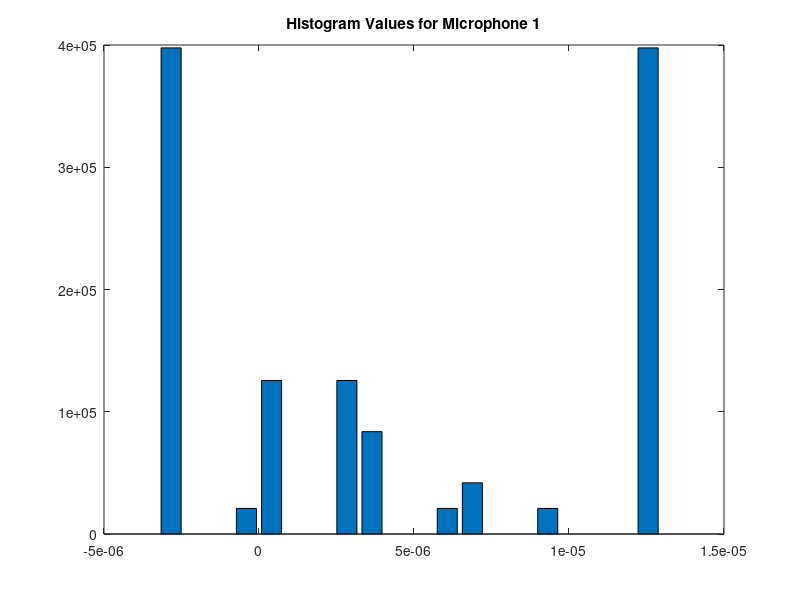

Reproduce this figure in MATLAB. (Note: this script raises an error after producing the figure.)
clear; close all; clc;
%% A1
load('calibration.mat')
close all
% a)
% Average over all vectors
y_avg = sum(y,2)/7;
% Subtract average from measurements
e = y - y_avg;

% b)
% E[y_m,k] = E[\tau_k] + E[d/c] + E[b_m] + E[e_(m,k)]
% E[y_m,k] - E[\tau_k] - E[d/c] =  E[b_m] + 0
% E[e_m,k] = E[b_m];
biases = mean(e); % Expected Values, E[y], for each microphone based on error.

%c) Since b_m is deterministic, the variance of the error is
%going to be the variance of e_(m_k)
vars = diag(var(e));
stds = diag(std(e));
% Notes: When we eventually need to choose wheights for each microphone,
% we should base them on the variance of each of them. Higher variances
% need to be weighed less than higher ones.

%d) choose microphone 1
[N, l] = hist(e(:,1),20);
Wb=l(2)-l(1); % Bin width
Ny = length(e); % Nr of samples
bar(l, N/(Ny*Wb));
title('Histogram Values for Microphone 1')

%% A2
load('experiment.mat')
maxiter = 100;
th_hat = zeros(length(y),3);
diagP = zeros(length(y),4);
% initial estimate of theta
th_hat0 = [.1 .6 0];
for k = 1:size(y,1)
    % non linear LS estimate
    [th_hat(k,:),diagP(k,:)] = nls(y(k,:),biases,vars,th_hat0,maxiter,mic_locations);
end
plotresults(th_hat(:,1:2)',diagP(:,1:2),mic_locations')

%% A3
[x_K,diagP_K] = Kalman(eye(2),eye(2),th_hat(:,1:2)',zeros(2),[0.1; 0.6],1.5,7*10^(-7),diagP);

figure(1)
plotresults(x_K,diagP_K,mic_locations')

figure(2)
subplot(211)
plot(x_K(1,:))
hold on
plot(th_hat(:,1))
legend({'KF','NLS'},'Location','northeast')
title('x Positions for the Robot')
hold off
subplot(212)
plot(x_K(2,:))
hold on
plot(th_hat(:,2))
legend({'KF','NLS'},'Location','northeast')
title('y Positions for the Robot')
hold off

%% A4
A = eye(3); B = [0 0 1]'; u = 0.5;
Q = diag([3*10^(-7), 2*10^(-7), 10^(-6)]);
R = vars;
diagPc = zeros(length(y),2);
diagPp = zeros(length(y),2);

% Predicted States
th_p4 = zeros(3,length(y));
% Corrected States
th_c4 = zeros(3,length(y));
% Vector to store values of the Kalman Filter for Question Five.
K = zeros(3,7);

th_0 = [.10;.60;0];
% Pc = zeros(3,3);
Pc = diag([1, 1, 1]);
% First Prediction
th_p4(:,1) = A*th_0 + B*u; % Predicted States
Pp = A*Pc*A' + Q; % Predicted Covariance Matrices
for k = 1:length(y)
    yk_ub = y(k,:)' - biases';
    [th_p4(:,k+1), th_c4(:,k), Pp, Pc] = ekf(yk_ub,Q,R,th_p4(:,k), Pp,mic_locations);
    diagPc(k,:) = [Pc(1,1), Pc(2,2)];
    diagPp(k,:) = [Pp(1,1), Pp(2,2)];
end

figure;
plotresults(th_p4(1:2,1:end-1),diagPp,mic_locations')

figure;
subplot(3,1,1)
plot(1:117, th_p4(1,1:end-1)', 1:117, th_hat(:,1), 'linewidth', 2);
title('x Positions for the Robot', 'fontsize', 16)
legend('EKF', 'NLS', 'fontsize', 14)
xlabel('Time Step [k]','fontsize', 14)
ylabel('x Position [m]', 'fontsize', 14)
subplot(3,1,2)
plot(1:117, th_p4(2,1:end-1)', 1:117, th_hat(:,2), 'linewidth', 2);
title('y Positions for the Robot', 'fontsize', 16)
legend('EKF', 'NLS', 'fontsize', 14)
xlabel('Time Step [k]','fontsize', 14)
ylabel('y Position [m]', 'fontsize', 14)
subplot(3,1,3)
plot(1:117, th_p4(3,1:end-1)', 1:117, th_hat(:,3), 'linewidth', 2);
title('Beep Time Estimates', 'fontsize', 16)
legend('EKF', 'NLS', 'fontsize', 14)
xlabel('Time Step [k]','fontsize', 14)
ylabel('Beep Time [s]','fontsize', 14)
%% Functions
function [x_K,diagP_K] = Kalman(A,C,y,P0,x0,Rscale,Qscale,diagP)
    x = zeros(length(x0),length(y));
    x(:,1) = x0;
    P = P0;
    Q = Qscale*eye(2);
    diagP_K = zeros(length(y),length(x0));
    for n = 2:length(y)
        R = Rscale*[diagP(n,1), 0; 0, diagP(n,2)];
        % predicted state estimate:
        x_pred = A*x(:,n-1);
        % predicted error covariance:
        P_pred = A*P*A'+Q;
        % Kalman gain:
        K = P_pred*C'/(R+C*P_pred*C');
        % updated error covariance:
        P = (eye(2)-K*C)*P_pred;
        diagP_K(n,:) = [P(1,1),P(2,2)];
        % updated state estimate:
        x(:,n) = x_pred+K*(y(:,n)-C*x_pred);
    end
    x_K = x;
end

function [th_p4_, th_c4, Pp_, Pc] = ekf(yk_ub,Q,R,th_p4,Pp,mic_locations)
A = eye(3); B = [0 0 1]'; u = 0.5;

% Compute Kalman gain:
H = Jacobian(th_p4, mic_locations);
K = Pp*H'/(H*Pp*H' + R); % K is 3x7, R is mic uncertainty = stds

% Correction of Predicted State (Measurement Update)
th_c4 = th_p4 + K*(yk_ub - f(th_p4, mic_locations));
Pc = Pp - K*H*Pp;

% Prediction For the Next Step(Time Update)
th_p4_ = A*th_c4 + B*u';
Pp_ = A*Pc*A' + Q;
end

function [th_hat, diagP] = nls(yk,biases,vars,th_hat0,maxiter,mic_locations)
th_hat = th_hat0';
i = 0;
while i <= maxiter
    ftheta = f(th_hat,mic_locations);
    e = yk'-biases'-ftheta;
    
    % Linearise the model around the current estimate
    dF = Jacobian(th_hat, mic_locations);
    
    % Solve a least squares problem to compute delta_theta
    del_theta = (dF'/vars*dF)\dF'/vars*e;
    
    % Update the estimate th_hat
    th_hat = th_hat + del_theta;
    
    % Set i = i + 1 and check for convergence
    i = i+1;
    if del_theta/th_hat <= 10^(-6)
        break
    end
end
diagP = [diag(inv(dF'/vars*dF));i];
end

function dF = Jacobian(theta,mic_locations)
c = 343; % speed of sound in [m/s]
dF = [(theta(1)-mic_locations(:,1))./vecnorm(theta(1:2) -  mic_locations')'/c, ...
    (theta(2)-mic_locations(:,2))./vecnorm(theta(1:2) -  mic_locations')'/c, ...
    ones(7,1)];
end

function ftheta = f(theta,mic_locations)
c = 343; % speed of sound in [m/s]
ftheta =(theta(3) + vecnorm(theta(1:2)-mic_locations')/c)';
end
